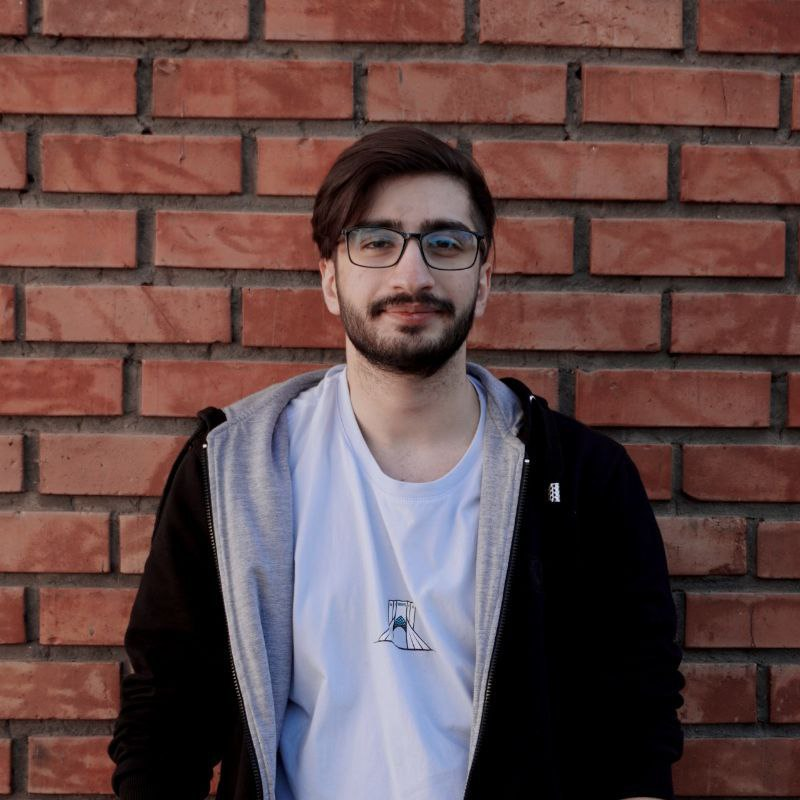
#> input picture HW2/images/afshin.jpg, 800 x 800 px, found by its file name
$ jupyter execute Q1.ipynb   (older library calls are emulated)
#> lines starting #> are read from the running program, lines starting #| are printed output that depends on the picture
[cell 1]
from google.colab import drive
drive.mount('/content/drive')

# Q1 Sobel

## import part

[cell 2]
import numpy as np
import cv2
from google.colab.patches import cv2_imshow
import sys

## a)

[cell 3]
# generate random matrix with size n*n
def generateRandomMatrix(n):
  matrix = np.random.randint(0, 256, size=(n,n), dtype=np.uint8)
  return matrix

[cell 4]
# write convolution function
def convolve(matrix, kernel):
  kernel_height, kernel_width = kernel.shape
  matrix_paded = cv2.copyMakeBorder(matrix, kernel_height//2, kernel_height//2, kernel_width//2, kernel_width//2, cv2.BORDER_REFLECT)
  temp_out = np.zeros_like(matrix)

  for i in range(matrix.shape[0]):
    for j in range(matrix.shape[1]):
      sel_region = matrix_paded[i:i+kernel_width, j:j+kernel_height]
      temp_out[i, j] = np.sum(sel_region * kernel)

  return temp_out

[cell 5]
# generate horizontal and vertical kernels
horizontal_sobel = np.array([[-1, 0, 1], [-2, 0, 2], [-1, 0, 1]])
vertical_sobel = np.array([[-1, -2, -1], [0, 0, 0], [1, 2, 1]])

[cell 6]
# convolve the initial matrix with kernels
def util_convolve(matrix, sobel_operator):
  result = np.zeros_like(matrix)
  result = convolve(matrix, sobel_operator)
  return result

# create the two array for save the horizontal and vertical derivatives
init_matrix = generateRandomMatrix(10)
horizontal_out = util_convolve(init_matrix, horizontal_sobel)
vertical_out = util_convolve(init_matrix, vertical_sobel)

[cell 7]
# generate magnitude and direction matrixes
def calc_magnitude(h_out, v_out):
  return np.sqrt(h_out**2 + v_out**2)
def calc_direction(h_out, v_out):
  return np.arctan2(v_out, h_out)

print("Magnitude Matrix:\n", calc_magnitude(horizontal_out, vertical_out))
print("Direction Matrix:\n", calc_direction(horizontal_out, vertical_out))

## b)

[cell 8]
# load image and convert it to gray scale
path = '/content/drive/MyDrive/ColabNotebooks/FCV/HW2/images/afshin.jpg'
img = cv2.imread(path)
#> img is the input picture: shape (800, 800, 3); mean B, G, R 72.9, 73.5, 99.4
gray_image = cv2.cvtColor(img, cv2.COLOR_BGR2GRAY)
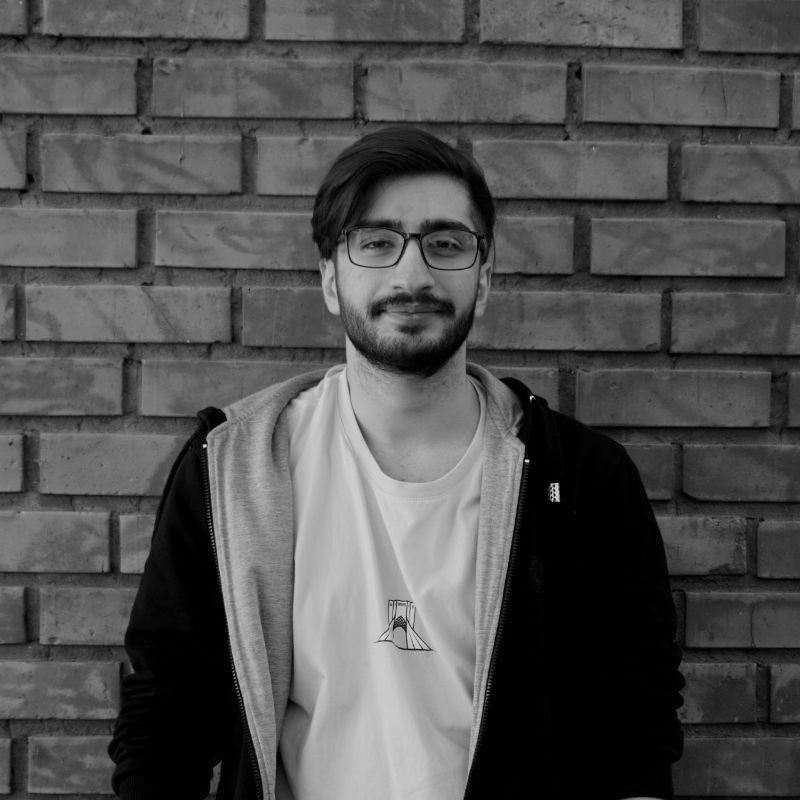
#> gray_image: shape (800, 800); min 0, max 231, mean 81.2

[cell 9]
# define gaussian kernel
def generate_gussian_kernel(kernel_size, sigma):
  kernel = np.zeros((kernel_size, kernel_size))
  for i in range(kernel_size):
    for j in range(kernel_size):
      s = i - kernel_size // 2
      t = j - kernel_size // 2
      kernel[i, j] = np.exp(-(s ** 2 + t ** 2) / (2 * sigma ** 2))

  # normalize the kernel
  return kernel/np.sum(kernel)

[cell 10]
# generate Sobel outputs for 2 cases with gaussion filter and without gaussion filter and compare them
# first show the Sobel output for case that we don't use any smoothing filters
x_out = convolve(gray_image, horizontal_sobel)
#> after the loop in convolve (call 3), `for i in range(matrix.shape[0]):`:
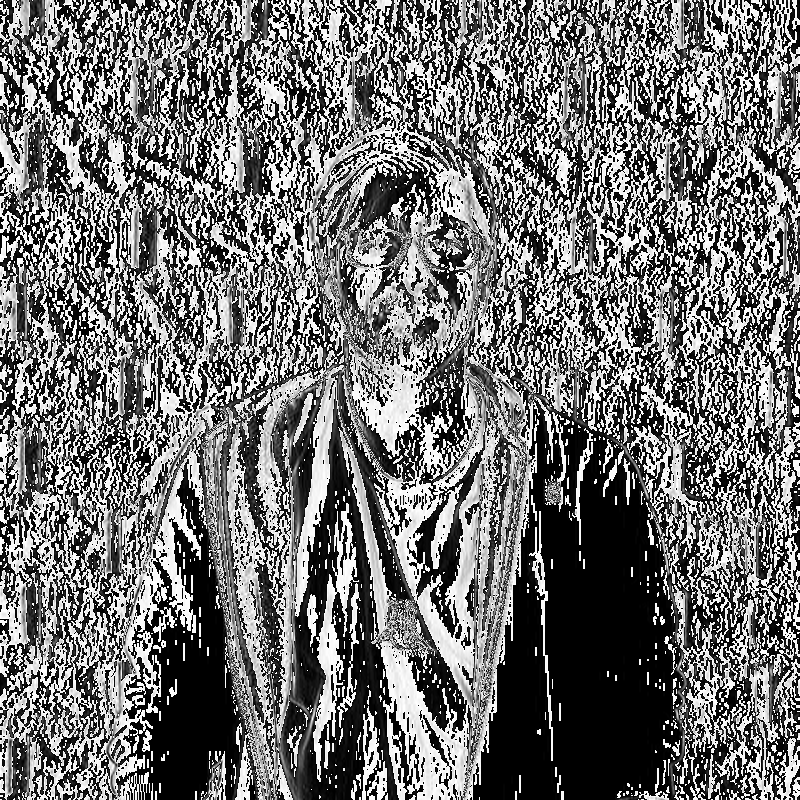
#> temp_out: shape (800, 800); min 0, max 255, mean 113.8
y_out = convolve(gray_image, vertical_sobel)
#> after the loop in convolve (call 4), `for i in range(matrix.shape[0]):`:
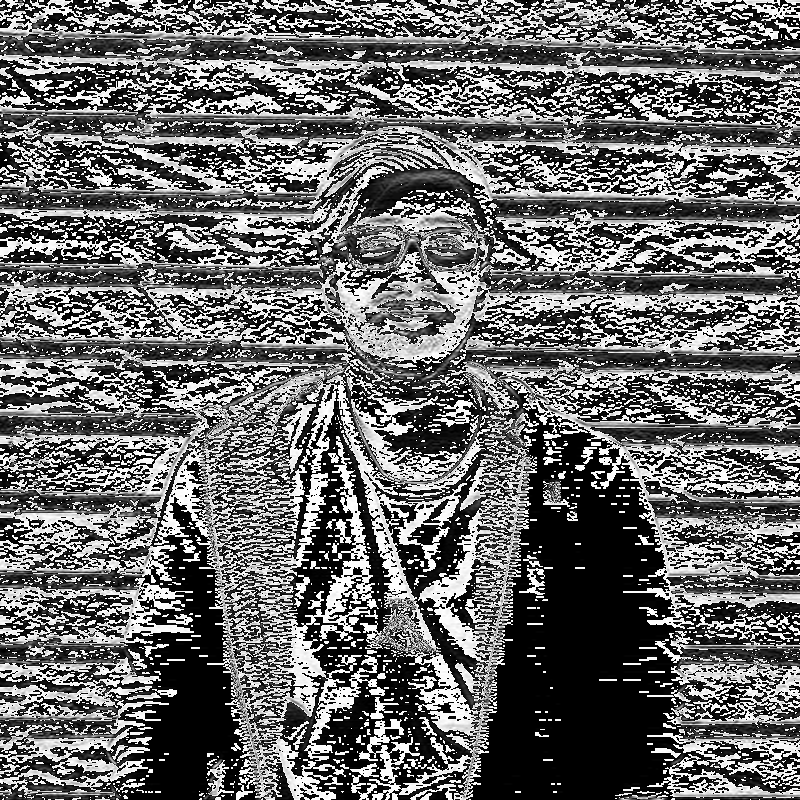
#> temp_out: shape (800, 800); min 0, max 255, mean 105
cv2_imshow(calc_magnitude(x_out, y_out))
#> in calc_magnitude (call 2), `return np.sqrt(h_out**2 + v_out**2)`:
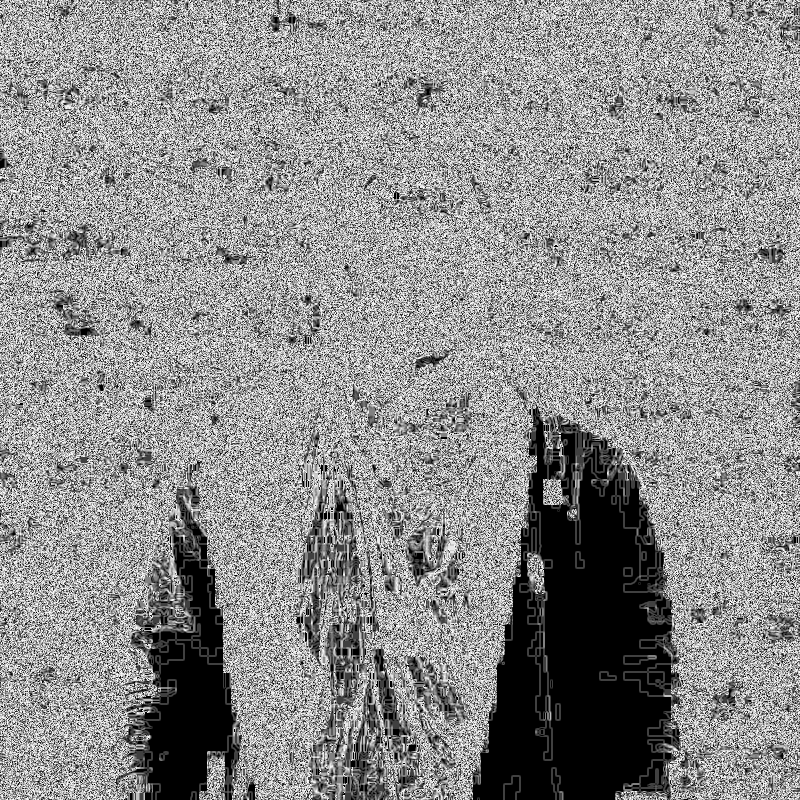
#> returned value: shape (800, 800) float16; min 0, max 15.81, mean 8.73; drawn with min black and max white

# show Sobel output for case that we use gussian filter for smoothing
smooth_img = cv2.filter2D(gray_image, -1, generate_gussian_kernel(3, 40))
x2_out = cv2.filter2D(smooth_img, -1, horizontal_sobel)
y2_out = cv2.filter2D(smooth_img, -1, vertical_sobel)
cv2_imshow(calc_magnitude(x2_out, y2_out))
#> in calc_magnitude (call 3), `return np.sqrt(h_out**2 + v_out**2)`:
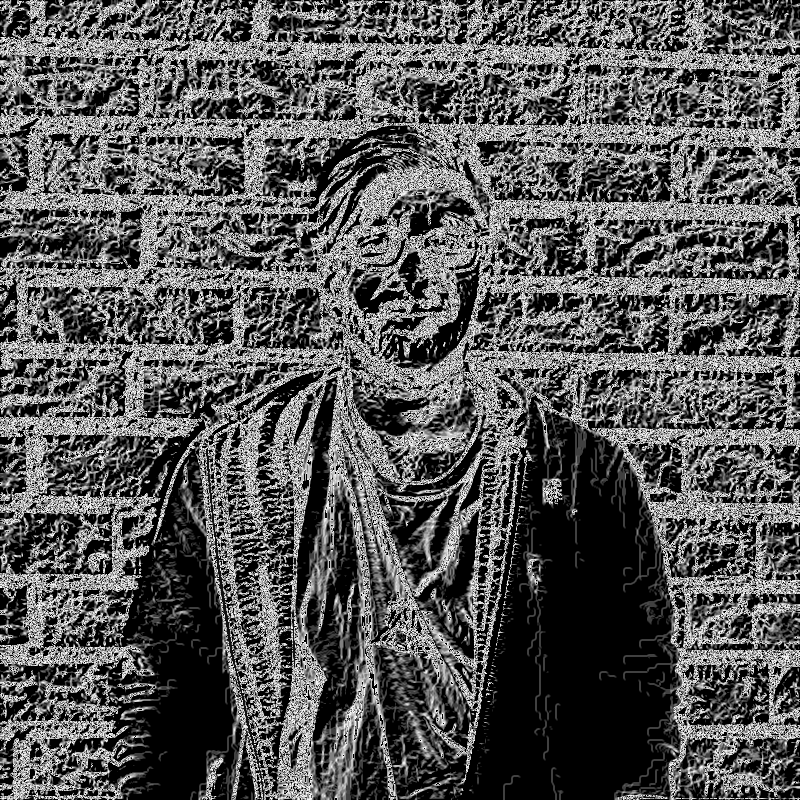
#> returned value: shape (800, 800) float16; min 0, max 15.81, mean 5.46; drawn with min black and max white

## c)

[cell 11]
# do the operations in part b with OpenCV Sobel method and describe its parameters
sobelx = cv2.Sobel(gray_image, cv2.CV_64F, 1, 0, ksize=1, scale=1, delta=0)
sobely = cv2.Sobel(gray_image, cv2.CV_64F, 0, 1, ksize=1, scale=1, delta=0)
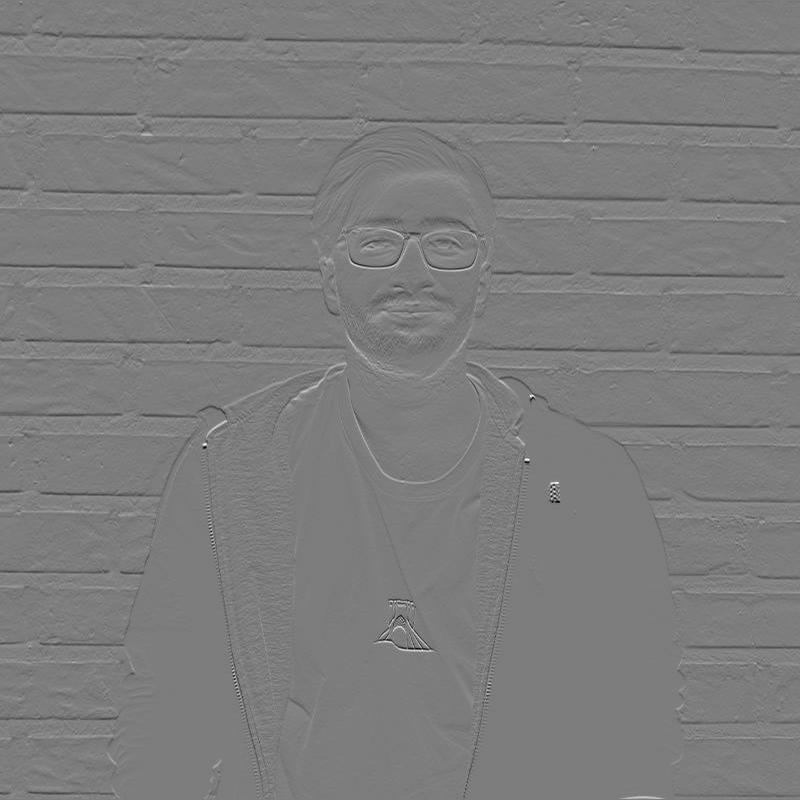
#> sobely: shape (800, 800) float64; min -189, max 196, mean -0.1; drawn with min black and max white

# Combine the results of the Sobel filter in both x and y directions
sobel = calc_magnitude(sobelx, sobely)
#> in calc_magnitude (call 4), `return np.sqrt(h_out**2 + v_out**2)`:
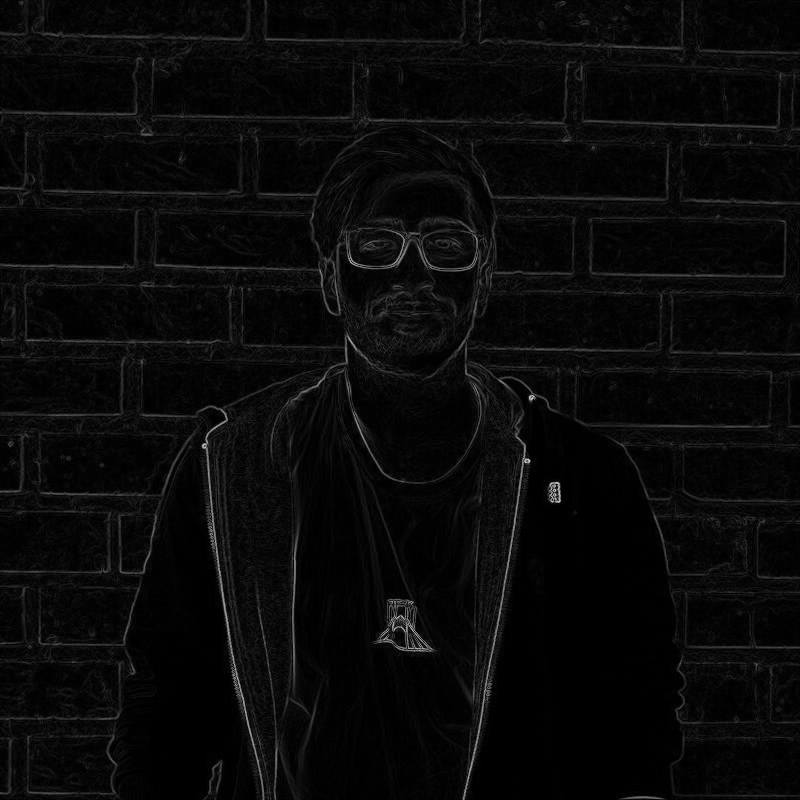
#> returned value: shape (800, 800) float64; min 0, max 223.2, mean 9.4
cv2_imshow(sobel)
